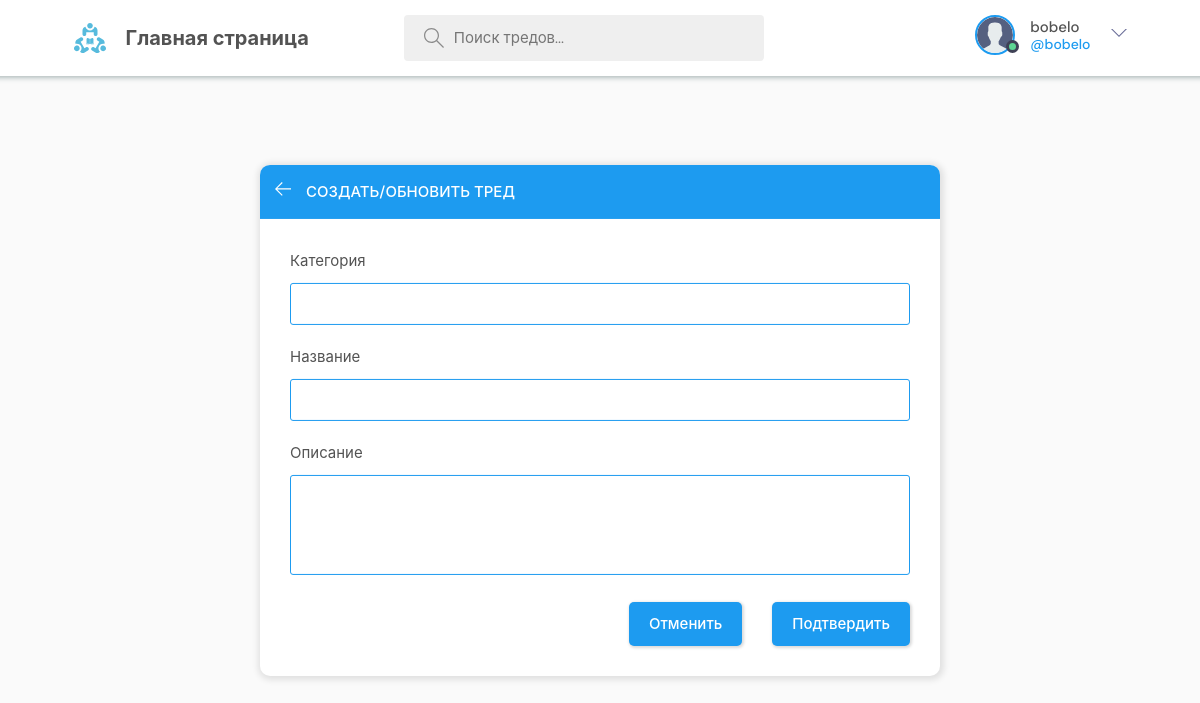
Screenshot of /create-room/ (signed in) with the database file from the repository.
### base/models.py (models this page shows, shortened)
class User(AbstractBaseUser, PermissionsMixin):
    name = models.CharField(max_length=200, null=True, verbose_name="Имя")
    username = models.CharField(
        max_length=50, null=True, verbose_name="Никнейм", unique=True)
    email = models.EmailField(null=True, unique=True)
    bio = models.TextField(null=True, blank=True)
    avatar = models.ImageField(null=True, default="avatar.svg", blank=True)
    is_staff = models.BooleanField(default=False)
    is_active = models.BooleanField(default=False)
    objects = CustomUserManager()
    USERNAME_FIELD = 'email'
    REQUIRED_FIELDS = ['name','username','bio']

### base/views.py (the view, shortened to what this page needs)
# urls.py: path('create-room/', views.createRoom, name='create-room'),
@login_required(login_url='login')
def createRoom(request):
    form = RoomForm()
    topics = Topic.objects.all()
    context = {'form': form, 'topics': topics}
    return render(request, 'base/room_form.html', context)

### base/forms.py
class RoomForm(ModelForm):
    class Meta:
        model = Room
        fields = '__all__'
        exclude = ['host', 'participants']  # исключение

### base/templates/base/room_form.html (shortened to what this page needs)
{% extends 'main.html' %}
{% block content %}
<main class="create-room layout">
  <div class="container">
    <div class="layout__box">
      <div class="layout__boxHeader">
        <div class="layout__boxTitle">
          <a href="{% url 'home' %}">
            <svg version="1.1" xmlns="http://www.w3.org/2000/svg" width="32" height="32" viewBox="0 0 32 32">
              <title>arrow-left</title>
              <path
                d="M13.723 2.286l-13.723 13.714 13.719 13.714 1.616-1.611-10.96-10.96h27.625v-2.286h-27.625l10.965-10.965-1.616-1.607z">
              </path>
            </svg>
          </a>
          <h3>Создать/Обновить тред</h3>
        </div>
      </div>
      <div class="layout__body">
        <form class="form" action="" method="POST">
          <div class="form__group">
            <label for="room_topic">Категория</label>
            <input required type="text" value="{{room.topic.name}}" name="topic" list="topic-list">
          </div>
          <div class="form__group">
            <label for="room_name">Название</label>
            {{form.name}}
          </div>
          <div class="form__group">
            <label for="room_descrition">Описание</label>
            {{form.description}}
          </div>
          <div class="form__action">
            <a class="btn btn--dark" href="{% url 'home' %}">Отменить</a>
            <button class="btn btn--main" type="submit">Подтвердить</button>
          </div>
        </form>
      </div>
    </div>
  </div>
</main>
{% endblock content %}

### templates/navbar.html (shortened to what this page needs)
{% load static %}
<header class="header header--loggedIn">
    <div class="container">
        <a href="{% url 'home' %}" class="header__logo">
            <img src="{% static 'images/logo.svg' %}" />
            <h1>Главная страница</h1>
        </a>
        <form method="GET" action="{% url 'home' %}" class="header__search">
            <label>
                <input name="q" placeholder="Поиск тредов..." />
            </label>
        </form>
        <nav class="header__menu">
            {% if request.user.is_authenticated %}
            <div class="header__user">
                <a href="{% url 'user-profile' request.user.id %}">
                    <div class="avatar avatar--medium active">
                        <img src="{{request.user.avatar.url}}" />
                    </div>
                    <p>{{request.user.name}} <span>@{{request.user.username}}</span></p>
                </a>
                <button class="dropdown-button">
                    <svg version="1.1" xmlns="http://www.w3.org/2000/svg" width="32" height="32" viewBox="0 0 32 32">
                        <title>chevron-down</title>
                        <path d="M16 21l-13-13h-3l16 16 16-16h-3l-13 13z"></path>
                    </svg>
                </button>
            </div>
            {% else %}
            <a href="{% url 'login' %}">
                <img src="{% static 'images/avatar.svg' %}"/>
                <p>Login</p>
            </a>
            {% endif %}
        </nav>
    </div>
</header>

### rows the page displays
User: user.avatar (placeholder picture), user.name "bobelo", user.username "bobelo"
